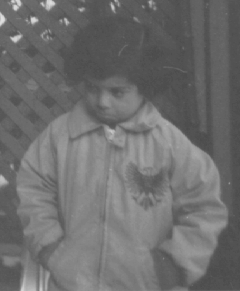
%> input picture Image Analysis/ex1_schwartz/pout.tif, 240 x 291 px
$ octave question2.m   (GNU Octave 9; MATLAB toolbox functions it lacks are replaced by stand-ins)
%> lines starting %> are read from the running program, lines starting %| are printed output that depends on the picture; in (x1, y1, x2, y2) boxes, pixels count from 0 and x2, y2 are one past the last pixel; in counts of white or black regions, pixels touching at a corner belong together; the program's own positions count from 1
### Image Analysis/ex1_schwartz/exsim.m
% exsim.m /kn 00-01-26
% inputs image I, and pattern g
%
% Calculate a similarity measure in every position in the image I
% between the two matrices f and g.
% The similarity measure is based on Schwartz inequality:
% <f,g> <= norm_f * norm_g.
%
% f is a neighbourhood of the image I, equally in size to g.
% g is the matching pattern, must be odd.
%
% simularity measure sim = <f,g>/(norm_f * norm_g)

function sim=exsim(Im,gg)
I=double(Im); g=double(gg); %convert input vector values
                            %to double precision floating point, if they
                            %are not already in double precision.
sI=size(I); %size of the image
sg=size(g); %size of the pattern


%Calculate  the similarity measure  between the pattern AND  the neighborhoods
%around each pixel in the image I.

%1. Calculate the numerator
%%%%%%%%%%%%%%%%%%%%%%%%%%%%%
% This is the scalar product  between the pattern AND
% all sub-images. If you call one such sub-image around a pixel as f, then
%there are as many  scalars produced the scalar products <f,g> as pixels.
% Evidently,  the subpart image f has alwayst the same size as g.
fg=filter2(g,I); %scalar product <f,g>. 这里是把pattern放入原图像中，从起始位置逐位做卷积
% Because there are so many scalars, the result fg is an image.

%2. Calculate the denominator
%%%%%%%%%%%%%%%%%%%%%%%%%%%%%
%2a) calculate norm_f for each image-neighbourhood of size g
I2=I.*I;  %NOTE that I.*I means pointwise multiplication
c=ones(sg(1),sg(2));
sI2=filter2(c,I2,'same'); % sum of squares at each pixel which now holds squares
norm_f_image=sqrt(sI2);           % square root of each 磒ixel in SI2...


%2b) calculate norm_g. This gives a single scalar.
norm_g=sqrt(sum(sum(g.*g)));%NOTE again note that there is a dot in the
                            %product...g.*g and means pointwise
                            %pultiplication


%3 calculate the similarity measures for the neighborhoods (of each pixel) in
%the original and the target pattern.
sim=fg./(norm_f_image*norm_g); % similarity measure

%4 PRESENT the results
%4a Marrk the found position(s),that is, the best and the worst ones
%find the minimum and maximum (similarity) value in sim image, but in the reliable
%area...For this we first calculate the limits of the reliable rectangle
%that is the index limits gx:gxup, gy:gyup
gx=(sg(1)-1)/2 +1;     gy=(sg(2)-1)/2 +2;
gxup=(size(sim,1)-gx); gyup=(size(sim,2)-gy);
%Notice how the rectangle in which the calculations are reliable are
%accessed using these limits and how find function looks for the max and
%min, in which matlab max and min functions are applied twice each!
[k,l]=find(sim==max(max(sim(gx:gxup,gy:gyup)))); %most similar positions
[i,j]=find(sim==min(min(sim(gx:gxup,gy:gyup)))); %least similar positions
%4b mark them...
for n=1:size(i),
   I((i(n)-1):(i(n)+1),(j(n)-1):(j(n)+1))=ones(3,3)*0; %mark min with black
end
for m=1:size(k),
   I((k(m)-1):(k(m)+1),(l(m)-1):(l(m)+1))=ones(3,3).*224; %mark max with white
end
%4c Show the result as  multiple images in one matlab figure....
figure(2); colormap(gray);
%subplot(2,2,1);imagesc(I);title('original image'); %square image
subplot(2,3,1);imagesc(I);title('original image'); axis image;
subplot(10,12,20);imagesc(g); title('matching pattern'); axis image;
%Next we calculate the minimum and the maximum of the similarity image
%within the reliably calculated (similarity) image area...
graylimits=[min(min(sim(gx:gxup,gy:gyup))) max(max(sim(gx:gxup,gy:gyup)))];
%...so that we can map those (reliable similarity) values between 0 (black) and 1 (white).
subplot(2,3,4);imagesc(sim, graylimits);  title('similarity image');axis image;

return

### Image Analysis/ex1_schwartz/question2.m
B=imread('pout.tif'); %load the image
%> B is the input picture: size 291x240 uint8; min 74, max 224, mean 110.3
B=double(B); %datatype float
%> B: size 291x240 double
%show the image in figure1, and in gray
figure(1); colormap(gray);
subplot(2,3,1); imagesc(B); axis image;
g=B(80:100,108:128); %left eye as the matching pattern 21 x 21
D=B;
D(80:100,108:128)=ones(21,21).*150;
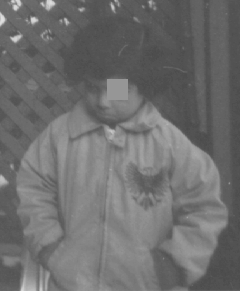
%> D: size 291x240 double; min 74, max 224, mean 110.6
subplot(2,3,3); imagesc(D); axis image;%show where the pattern is located in the image
S=exsim(B,g);%calculate the similarity map
%> in exsim, `norm_f_image=sqrt(sI2);`:
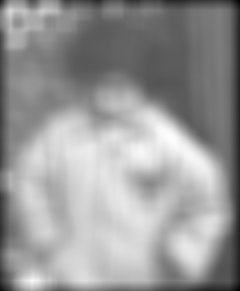
%> norm_f_image: size 291x240 double; min 920.8, max 3191.3, mean 2283.7; drawn with min black and max white
%> in exsim, `norm_g=sqrt(sum(sum(g.*g)));`: norm_g = 2283.5
%> in exsim, `sim=fg./(norm_f_image*norm_g);`:
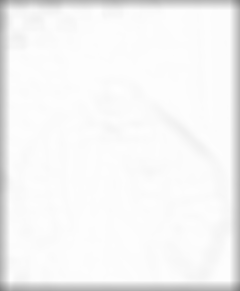
%> sim: size 291x240 double; min 0.503, max 1, mean 0.964
%> in exsim, `[k,l]=find(sim==max(max(sim(gx:gxup,gy:gyup))));`: k = 90; l = 118
%> in exsim, `[i,j]=find(sim==min(min(sim(gx:gxup,gy:gyup))));`: i = 38; j = 19
%> the loop in exsim, `for n=1:size(i),` made 1 pass
%> after the loop in exsim, `for n=1:size(i),`: I: size 291x240 double; min 0, max 224, mean 110.3
%> the loop in exsim, `for m=1:size(k),` made 1 pass
%> after the loop in exsim, `for m=1:size(k),`: I: size 291x240 double; min 0, max 224, mean 110.3; mean of the top-left, top-right, bottom-left and bottom-right quarters 103.6, 94.8, 124.5, 118
%> in exsim, `graylimits=[min(min(sim(gx:gxup,gy:gyup))) max(max(sim(gx:gxup,gy:gyup..`: graylimits = [0.946 1]
N=(imnoise(B/255,'gaussian',0,0.05)).*255; %add gaussian noise, mean=0, var=0.001
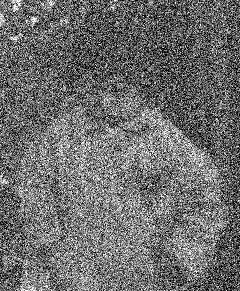
%> N: size 291x240 double; min 0, max 255, mean 110.6
S=exsim(N,g); %calculate the similarity map
%> in exsim (call 2), `I2=I.*I;`:
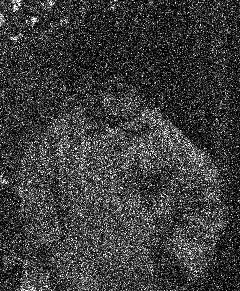
%> I2: size 291x240 double; min 0, max 65025, mean 15699.5; drawn with min black and max white
%> in exsim (call 2), `sI2=filter2(c,I2,'same');`:
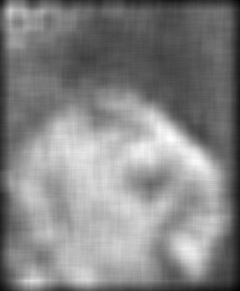
%> sI2: size 291x240 double; min 1032771.7, max 11828592.8, mean 6685035.1; drawn with min black and max white
%> in exsim (call 2), `sim=fg./(norm_f_image*norm_g);`:
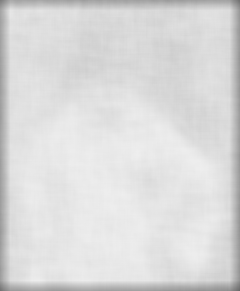
%> sim: size 291x240 double; min 0.412, max 0.935, mean 0.861
%> in exsim (call 2), `[k,l]=find(sim==max(max(sim(gx:gxup,gy:gyup))));`: k = 152; l = 138
%> in exsim (call 2), `[i,j]=find(sim==min(min(sim(gx:gxup,gy:gyup))));`: i = 47; j = 172
%> the loop in exsim (call 2), `for n=1:size(i),` made 1 pass
%> after the loop in exsim (call 2), `for n=1:size(i),`: I: size 291x240 double; 0.01% of pixels changed, all inside (x1, y1, x2, y2) = (170, 45, 173, 48)
%> the loop in exsim (call 2), `for m=1:size(k),` made 1 pass
%> after the loop in exsim (call 2), `for m=1:size(k),`: I: size 291x240 double; min 0, max 255, mean 110.6; mean of the top-left, top-right, bottom-left and bottom-right quarters 104.3, 96, 124.2, 117.7
%> in exsim (call 2), `graylimits=[min(min(sim(gx:gxup,gy:gyup))) max(max(sim(gx:gxup,gy:gyup..`: graylimits = [0.809 0.935]
